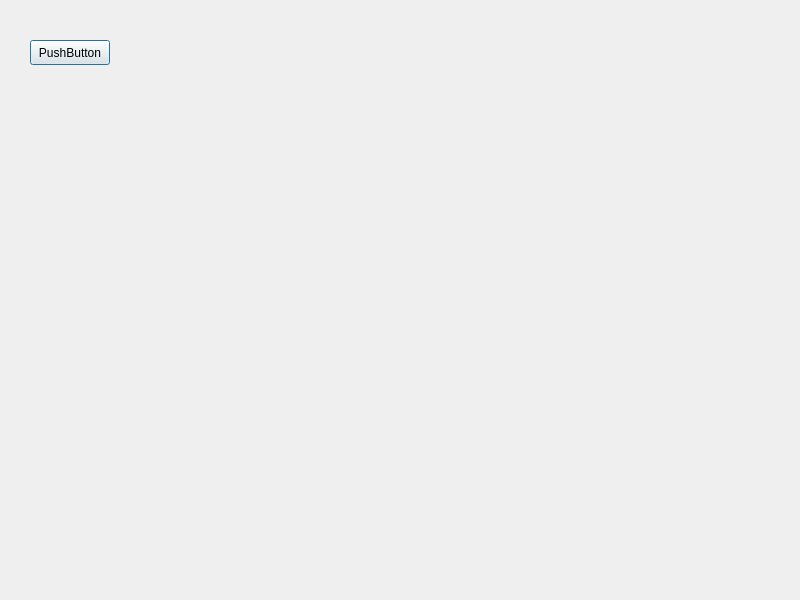
<?xml version="1.0" encoding="UTF-8"?>
<ui version="4.0">
 <class>Dialog</class>
 <widget class="QDialog" name="Dialog">
  <property name="geometry">
   <rect>
    <x>0</x>
    <y>0</y>
    <width>800</width>
    <height>600</height>
   </rect>
  </property>
  <property name="windowTitle">
   <string>Dialog</string>
  </property>
  <widget class="QPushButton" name="pushButton">
   <property name="geometry">
    <rect>
     <x>30</x>
     <y>40</y>
     <width>80</width>
     <height>25</height>
    </rect>
   </property>
   <property name="text">
    <string>PushButton</string>
   </property>
  </widget>
 </widget>
 <resources/>
 <connections/>
</ui>
